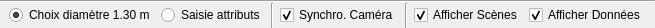
<?xml version="1.0" encoding="UTF-8"?>
<ui version="4.0">
 <class>PB_ActionManualInventoryOptions</class>
 <widget class="QWidget" name="PB_ActionManualInventoryOptions">
  <property name="geometry">
   <rect>
    <x>0</x>
    <y>0</y>
    <width>601</width>
    <height>28</height>
   </rect>
  </property>
  <property name="windowTitle">
   <string>Form</string>
  </property>
  <layout class="QHBoxLayout" name="horizontalLayout">
   <property name="spacing">
    <number>0</number>
   </property>
   <property name="leftMargin">
    <number>0</number>
   </property>
   <property name="topMargin">
    <number>0</number>
   </property>
   <property name="rightMargin">
    <number>0</number>
   </property>
   <property name="bottomMargin">
    <number>0</number>
   </property>
   <item>
    <widget class="QWidget" name="wd_toolbar" native="true">
     <layout class="QVBoxLayout" name="verticalLayout">
      <property name="spacing">
       <number>0</number>
      </property>
      <property name="leftMargin">
       <number>0</number>
      </property>
      <property name="topMargin">
       <number>0</number>
      </property>
      <property name="rightMargin">
       <number>0</number>
      </property>
      <property name="bottomMargin">
       <number>0</number>
      </property>
      <item>
       <widget class="QWidget" name="widget" native="true">
        <layout class="QVBoxLayout" name="verticalLayout_2">
         <property name="spacing">
          <number>0</number>
         </property>
         <property name="leftMargin">
          <number>0</number>
         </property>
         <property name="topMargin">
          <number>0</number>
         </property>
         <property name="rightMargin">
          <number>0</number>
         </property>
         <property name="bottomMargin">
          <number>0</number>
         </property>
         <item>
          <widget class="Line" name="line_5">
           <property name="orientation">
            <enum>Qt::Horizontal</enum>
           </property>
          </widget>
         </item>
         <item>
          <widget class="QWidget" name="widget_2" native="true">
           <layout class="QHBoxLayout" name="horizontalLayout_3">
            <property name="spacing">
             <number>6</number>
            </property>
            <property name="leftMargin">
             <number>9</number>
            </property>
            <property name="topMargin">
             <number>0</number>
            </property>
            <property name="rightMargin">
             <number>9</number>
            </property>
            <property name="bottomMargin">
             <number>0</number>
            </property>
            <item>
             <widget class="QRadioButton" name="rb_dbh">
              <property name="text">
               <string>Choix diamètre 1.30 m</string>
              </property>
              <property name="checked">
               <bool>true</bool>
              </property>
              <attribute name="buttonGroup">
               <string notr="true">bg_mode</string>
              </attribute>
             </widget>
            </item>
            <item>
             <widget class="QRadioButton" name="rb_attributes">
              <property name="text">
               <string>Saisie attributs</string>
              </property>
              <attribute name="buttonGroup">
               <string notr="true">bg_mode</string>
              </attribute>
             </widget>
            </item>
            <item>
             <widget class="Line" name="line_2">
              <property name="orientation">
               <enum>Qt::Vertical</enum>
              </property>
             </widget>
            </item>
            <item>
             <widget class="QCheckBox" name="cb_centerCamera">
              <property name="text">
               <string>Synchro. Caméra</string>
              </property>
              <property name="checked">
               <bool>true</bool>
              </property>
             </widget>
            </item>
            <item>
             <widget class="Line" name="line">
              <property name="orientation">
               <enum>Qt::Vertical</enum>
              </property>
             </widget>
            </item>
            <item>
             <widget class="QCheckBox" name="cb_showScenes">
              <property name="text">
               <string>Afficher Scènes</string>
              </property>
              <property name="checked">
               <bool>true</bool>
              </property>
             </widget>
            </item>
            <item>
             <widget class="QCheckBox" name="cb_showData">
              <property name="text">
               <string>Afficher Données</string>
              </property>
              <property name="checked">
               <bool>true</bool>
              </property>
             </widget>
            </item>
            <item>
             <spacer name="horizontalSpacer">
              <property name="orientation">
               <enum>Qt::Horizontal</enum>
              </property>
              <property name="sizeHint" stdset="0">
               <size>
                <width>40</width>
                <height>20</height>
               </size>
              </property>
             </spacer>
            </item>
           </layout>
          </widget>
         </item>
        </layout>
       </widget>
      </item>
     </layout>
    </widget>
   </item>
  </layout>
 </widget>
 <resources/>
 <connections/>
 <buttongroups>
  <buttongroup name="bg_mode"/>
 </buttongroups>
</ui>
